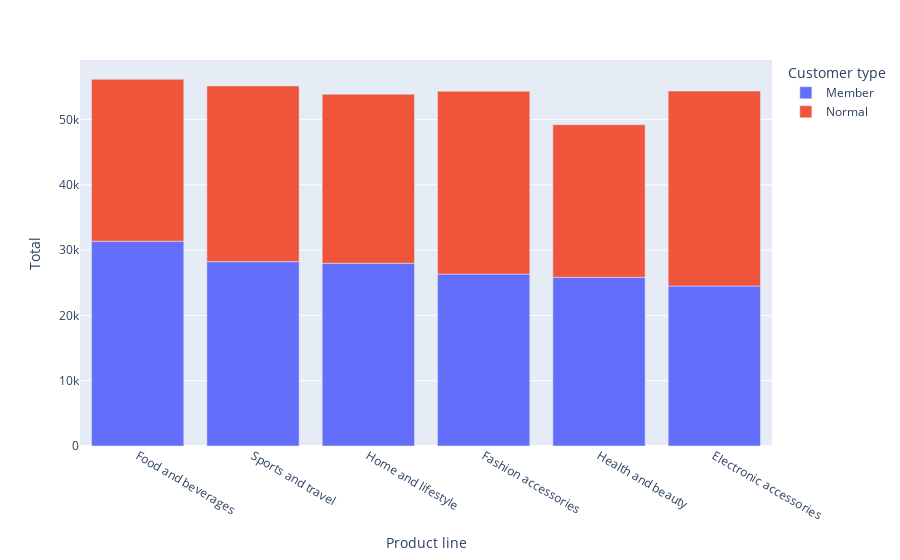

Notebook code for this chart:
### Code cell
# bar plot of total sales by product line and customer type
df_groupby_product_line_customer_type = df.groupby(["Product line", "Customer type"]).sum().reset_index()
px.bar(df_groupby_product_line_customer_type.sort_values(["Total"], ascending=False), x="Product line", y="Total", color="Customer type")

### Figure 1 — Plotly figure (JSON) as saved in the notebook; plotly's stock layout.template omitted (floating-point values rounded to 4 significant figures)
{"data": [{"alignmentgroup": "True", "hovertemplate": "Customer type=Member<br>Product line=%{x}<br>Total=%{y}<extra></extra>", "legendgroup": "Member", "marker": {"color": "#636efa", "pattern": {"shape": ""}}, "name": "Member", "offsetgroup": "Member", "orientation": "v", "showlegend": true, "textposition": "auto", "type": "bar", "x": ["Food and beverages", "Sports and travel", "Home and lifestyle", "Fashion accessories", "Health and beauty", "Electronic accessories"], "xaxis": "x", "y": [31360.0, 28230.0, 27980.0, 26320.0, 25830.0, 24500.0], "yaxis": "y"}, {"alignmentgroup": "True", "hovertemplate": "Customer type=Normal<br>Product line=%{x}<br>Total=%{y}<extra></extra>", "legendgroup": "Normal", "marker": {"color": "#EF553B", "pattern": {"shape": ""}}, "name": "Normal", "offsetgroup": "Normal", "orientation": "v", "showlegend": true, "textposition": "auto", "type": "bar", "x": ["Electronic accessories", "Fashion accessories", "Sports and travel", "Home and lifestyle", "Food and beverages", "Health and beauty"], "xaxis": "x", "y": [29840.0, 27980.0, 26890.0, 25880.0, 24790.0, 23360.0], "yaxis": "y"}], "layout": {"barmode": "relative", "legend": {"title": {"text": "Customer type"}, "tracegroupgap": 0}, "margin": {"t": 60}, "xaxis": {"anchor": "y", "domain": [0, 1], "title": {"text": "Product line"}}, "yaxis": {"anchor": "x", "domain": [0, 1], "title": {"text": "Total"}}}}
